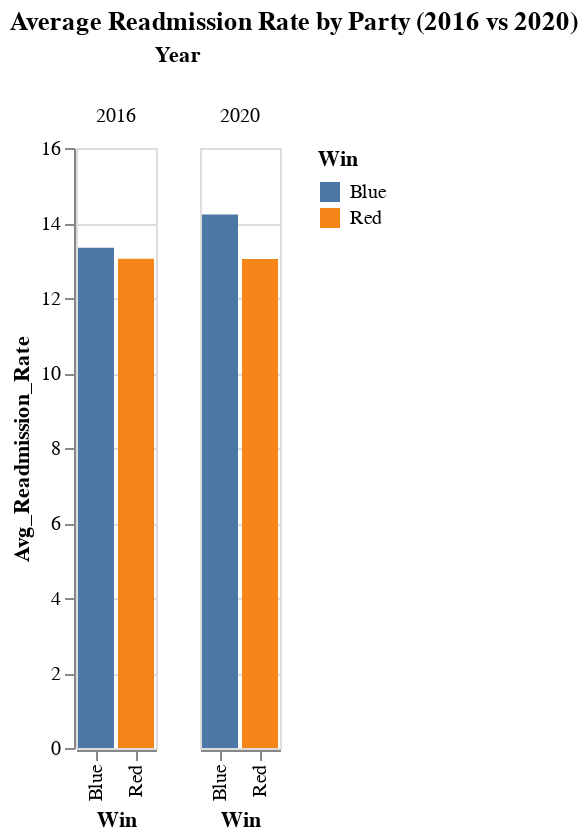

This figure's notebook cell:
### Code cell
### --- RQ3: Average readmission by political leaning and year --- ###
query_rq3 = """
SELECT
    e.Year,
    e.Win,
    ROUND(AVG(r."30_day_Readmission_Rate"), 2) AS Avg_Readmission_Rate
FROM elections e
JOIN readmissions r ON e.County = r.County AND e.Year = r.Year
GROUP BY e.Year, e.Win
ORDER BY e.Year, e.Win;
"""
rq3_df = pd.read_sql_query(query_rq3, conn)
rq3_df.to_csv("output/rq3_avg_readmit_by_party_year.csv", index=False)

# Grouped bar chart
alt.Chart(rq3_df).mark_bar().encode(
    x='Win:N',
    y='Avg_Readmission_Rate:Q',
    color='Win:N',
    column='Year:N'
).properties(
    title='Average Readmission Rate by Party (2016 vs 2020)'
)

### Figure 1 — Vega-Lite specification as saved in the notebook (floating-point values rounded to 4 significant figures)
{"config": {"view": {"continuousWidth": 300, "continuousHeight": 300}}, "data": {"name": "data-17dbf138ded70ce1b6eb392c8c9c218d"}, "mark": {"type": "bar"}, "encoding": {"color": {"field": "Win", "type": "nominal"}, "column": {"field": "Year", "type": "nominal"}, "x": {"field": "Win", "type": "nominal"}, "y": {"field": "Avg_Readmission_Rate", "type": "quantitative"}}, "title": "Average Readmission Rate by Party (2016 vs 2020)", "$schema": "https://vega.github.io/schema/vega-lite/v5.20.1.json", "datasets": {"data-17dbf138ded70ce1b6eb392c8c9c218d": [{"Year": 2016, "Win": "Blue", "Avg_Readmission_Rate": 13.34}, {"Year": 2016, "Win": "Red", "Avg_Readmission_Rate": 13.05}, {"Year": 2020, "Win": "Blue", "Avg_Readmission_Rate": 14.23}, {"Year": 2020, "Win": "Red", "Avg_Readmission_Rate": 13.04}]}}
